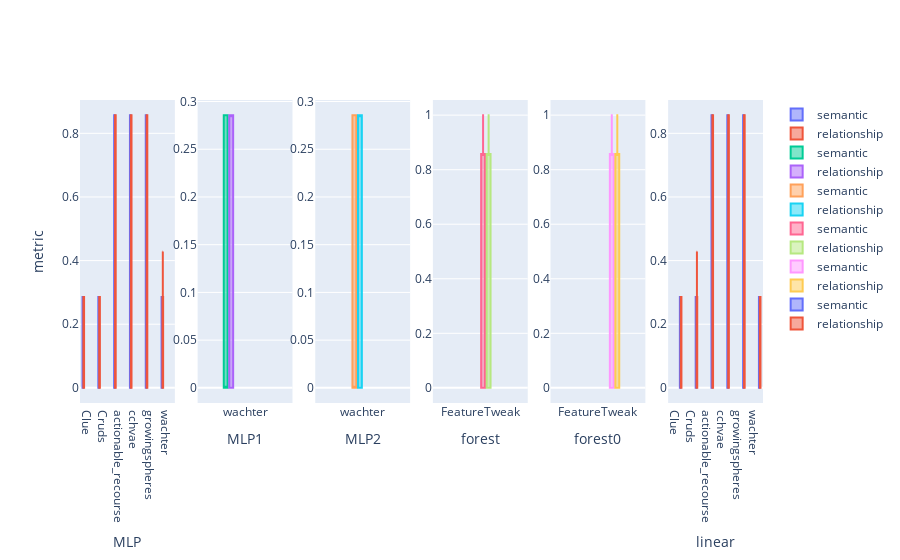

Notebook code cell kept with this figure:
### Markdown cell above
# Splitted Up According to DatasetType

### Code cell
#Credit 
from plotly.subplots import make_subplots
import plotly.graph_objects as go
import plotly.graph_objects as go
import numpy as np
np.random.seed(1)
data= df[df['dataset']=='credit']
i=1
fig = make_subplots(rows=1, cols=len(np.unique(data['model'])))#fig = go.Figure()
for a in np.unique(data['model']):
    d= data[data['model']==a].sort_values('CF')
    fig.add_trace(go.Box(x=d["CF"], y=d["semantic"], name='semantic'),row=1, col=i )
    fig.add_trace(go.Box(x=d["CF"], y=d["correct_relationships"],name='relationship'),row=1, col=i )
    fig.update_xaxes(title_text=f"{a}", row=1, col=i)
    i=i+1
    

fig.update_layout(
    yaxis_title='metric',
    boxmode='group' # group together boxes of the different traces for each value of x
)

fig.show()

### Figure 1 — Plotly figure (JSON) as saved in the notebook; plotly's stock layout.template omitted (floating-point values rounded to 4 significant figures; data arrays with more than 128 entries replaced by an {"elided": "..."} marker saying what was removed)
{"data": [{"name": "semantic", "type": "box", "x": {"elided": "436 str values"}, "xaxis": "x", "y": {"elided": "436 float values"}, "yaxis": "y"}, {"name": "relationship", "type": "box", "x": {"elided": "436 str values"}, "xaxis": "x", "y": {"elided": "436 float values"}, "yaxis": "y"}, {"name": "semantic", "type": "box", "x": ["wachter", "wachter", "wachter", "wachter", "wachter", "wachter", "wachter", "wachter", "wachter", "wachter", "wachter", "wachter", "wachter", "wachter", "wachter", "wachter", "wachter", "wachter", "wachter", "wachter", "wachter", "wachter", "wachter", "wachter", "wachter", "wachter", "wachter", "wachter", "wachter", "wachter", "wachter", "wachter", "wachter", "wachter", "wachter", "wachter", "wachter", "wachter", "wachter", "wachter", "wachter", "wachter", "wachter", "wachter", "wachter", "wachter", "wachter", "wachter", "wachter", "wachter", "wachter", "wachter", "wachter", "wachter", "wachter", "wachter", "wachter", "wachter", "wachter", "wachter", "wachter", "wachter", "wachter", "wachter", "wachter", "wachter", "wachter", "wachter", "wachter", "wachter", "wachter", "wachter", "wachter", "wachter", "wachter", "wachter", "wachter", "wachter", "wachter", "wachter", "wachter", "wachter", "wachter", "wachter", "wachter", "wachter", "wachter", "wachter", "wachter", "wachter", "wachter"], "xaxis": "x2", "y": [0, 0.2857, 0.2857, 0.2857, 0.2857, 0.2857, 0.2857, 0.2857, 0.2857, 0.2857, 0.2857, 0.2857, 0.2857, 0.2857, 0.2857, 0.2857, 0.2857, 0.2857, 0.2857, 0.2857, 0.2857, 0.2857, 0.2857, 0.2857, 0.2857, 0.2857, 0.2857, 0.2857, 0.2857, 0.2857, 0.2857, 0.2857, 0.2857, 0.2857, 0.2857, 0.2857, 0.2857, 0.2857, 0.2857, 0.2857, 0.2857, 0.2857, 0.2857, 0.2857, 0.2857, 0, 0, 0, 0, 0, 0, 0, 0, 0, 0, 0, 0, 0, 0, 0, 0, 0, 0, 0, 0, 0, 0, 0, 0, 0, 0, 0, 0, 0, 0, 0, 0, 0, 0, 0, 0, 0, 0, 0, 0, 0, 0, 0, 0, 0, 0.2857], "yaxis": "y2"}, {"name": "relationship", "type": "box", "x": ["wachter", "wachter", "wachter", "wachter", "wachter", "wachter", "wachter", "wachter", "wachter", "wachter", "wachter", "wachter", "wachter", "wachter", "wachter", "wachter", "wachter", "wachter", "wachter", "wachter", "wachter", "wachter", "wachter", "wachter", "wachter", "wachter", "wachter", "wachter", "wachter", "wachter", "wachter", "wachter", "wachter", "wachter", "wachter", "wachter", "wachter", "wachter", "wachter", "wachter", "wachter", "wachter", "wachter", "wachter", "wachter", "wachter", "wachter", "wachter", "wachter", "wachter", "wachter", "wachter", "wachter", "wachter", "wachter", "wachter", "wachter", "wachter", "wachter", "wachter", "wachter", "wachter", "wachter", "wachter", "wachter", "wachter", "wachter", "wachter", "wachter", "wachter", "wachter", "wachter", "wachter", "wachter", "wachter", "wachter", "wachter", "wachter", "wachter", "wachter", "wachter", "wachter", "wachter", "wachter", "wachter", "wachter", "wachter", "wachter", "wachter", "wachter", "wachter"], "xaxis": "x2", "y": [0, 0.2857, 0.2857, 0.2857, 0.2857, 0.2857, 0.2857, 0.2857, 0.2857, 0.2857, 0.2857, 0.2857, 0.2857, 0.2857, 0.2857, 0.2857, 0.2857, 0.2857, 0.2857, 0.2857, 0.2857, 0.2857, 0.2857, 0.2857, 0.2857, 0.2857, 0.2857, 0.2857, 0.2857, 0.2857, 0.2857, 0.2857, 0.2857, 0.2857, 0.2857, 0.2857, 0.2857, 0.2857, 0.2857, 0.2857, 0.2857, 0.2857, 0.2857, 0.2857, 0.2857, 0.2857, 0, 0, 0, 0, 0, 0, 0, 0, 0, 0, 0, 0, 0, 0, 0, 0, 0, 0, 0, 0, 0, 0, 0, 0, 0, 0, 0, 0, 0, 0, 0, 0, 0, 0, 0, 0, 0, 0, 0, 0, 0, 0, 0, 0, 0.2857], "yaxis": "y2"}, {"name": "semantic", "type": "box", "x": ["wachter", "wachter", "wachter", "wachter", "wachter", "wachter", "wachter", "wachter", "wachter", "wachter", "wachter", "wachter", "wachter", "wachter", "wachter", "wachter", "wachter", "wachter", "wachter", "wachter", "wachter", "wachter", "wachter", "wachter", "wachter", "wachter", "wachter", "wachter", "wachter", "wachter", "wachter", "wachter", "wachter", "wachter", "wachter", "wachter", "wachter", "wachter", "wachter", "wachter", "wachter", "wachter", "wachter", "wachter", "wachter", "wachter", "wachter", "wachter", "wachter", "wachter", "wachter", "wachter", "wachter", "wachter", "wachter", "wachter", "wachter", "wachter", "wachter", "wachter", "wachter", "wachter", "wachter", "wachter", "wachter", "wachter", "wachter", "wachter", "wachter", "wachter", "wachter", "wachter", "wachter", "wachter", "wachter", "wachter", "wachter", "wachter", "wachter", "wachter", "wachter"], "xaxis": "x3", "y": [0, 0.2857, 0.2857, 0.2857, 0.2857, 0.2857, 0.2857, 0.2857, 0.2857, 0.2857, 0.2857, 0.2857, 0.2857, 0.2857, 0.2857, 0.2857, 0.2857, 0.2857, 0.2857, 0.2857, 0.2857, 0.2857, 0.2857, 0.2857, 0.2857, 0.2857, 0.2857, 0.2857, 0.2857, 0.2857, 0.2857, 0.2857, 0.2857, 0.2857, 0.2857, 0.2857, 0.2857, 0.2857, 0.2857, 0.2857, 0, 0, 0, 0, 0, 0, 0, 0, 0, 0, 0, 0, 0, 0, 0, 0, 0, 0, 0, 0, 0, 0, 0, 0, 0, 0, 0, 0, 0, 0, 0, 0, 0, 0, 0, 0, 0, 0, 0, 0, 0.2857], "yaxis": "y3"}, {"name": "relationship", "type": "box", "x": ["wachter", "wachter", "wachter", "wachter", "wachter", "wachter", "wachter", "wachter", "wachter", "wachter", "wachter", "wachter", "wachter", "wachter", "wachter", "wachter", "wachter", "wachter", "wachter", "wachter", "wachter", "wachter", "wachter", "wachter", "wachter", "wachter", "wachter", "wachter", "wachter", "wachter", "wachter", "wachter", "wachter", "wachter", "wachter", "wachter", "wachter", "wachter", "wachter", "wachter", "wachter", "wachter", "wachter", "wachter", "wachter", "wachter", "wachter", "wachter", "wachter", "wachter", "wachter", "wachter", "wachter", "wachter", "wachter", "wachter", "wachter", "wachter", "wachter", "wachter", "wachter", "wachter", "wachter", "wachter", "wachter", "wachter", "wachter", "wachter", "wachter", "wachter", "wachter", "wachter", "wachter", "wachter", "wachter", "wachter", "wachter", "wachter", "wachter", "wachter", "wachter"], "xaxis": "x3", "y": [0, 0.2857, 0.2857, 0.2857, 0.2857, 0.2857, 0.2857, 0.2857, 0.2857, 0.2857, 0.2857, 0.2857, 0.2857, 0.2857, 0.2857, 0.2857, 0.2857, 0.2857, 0.2857, 0.2857, 0.2857, 0.2857, 0.2857, 0.2857, 0.2857, 0.2857, 0.2857, 0.2857, 0.2857, 0.2857, 0.2857, 0.2857, 0.2857, 0.2857, 0.2857, 0.2857, 0.2857, 0.2857, 0.2857, 0.2857, 0.2857, 0, 0, 0, 0, 0, 0, 0, 0, 0, 0, 0, 0, 0, 0, 0, 0, 0, 0, 0, 0, 0, 0, 0, 0, 0, 0, 0, 0, 0, 0, 0, 0, 0, 0, 0, 0, 0, 0, 0, 0.2857], "yaxis": "y3"}, {"name": "semantic", "type": "box", "x": ["FeatureTweak", "FeatureTweak", "FeatureTweak", "FeatureTweak", "FeatureTweak", "FeatureTweak", "FeatureTweak", "FeatureTweak", "FeatureTweak", "FeatureTweak", "FeatureTweak", "FeatureTweak", "FeatureTweak", "FeatureTweak", "FeatureTweak", "FeatureTweak", "FeatureTweak", "FeatureTweak", "FeatureTweak", "FeatureTweak", "FeatureTweak", "FeatureTweak", "FeatureTweak", "FeatureTweak", "FeatureTweak", "FeatureTweak", "FeatureTweak", "FeatureTweak", "FeatureTweak", "FeatureTweak", "FeatureTweak", "FeatureTweak", "FeatureTweak"], "xaxis": "x4", "y": [1, 0.8571, 0.8571, 0.8571, 0.8571, 0.8571, 0.8571, 0.8571, 0.8571, 0.8571, 0.8571, 0.8571, 0.8571, 0.8571, 0.8571, 0.8571, 0, 0, 1, 0, 0, 0, 0, 1, 1, 0, 0, 0, 1, 1, 0, 1, 0.8571], "yaxis": "y4"}, {"name": "relationship", "type": "box", "x": ["FeatureTweak", "FeatureTweak", "FeatureTweak", "FeatureTweak", "FeatureTweak", "FeatureTweak", "FeatureTweak", "FeatureTweak", "FeatureTweak", "FeatureTweak", "FeatureTweak", "FeatureTweak", "FeatureTweak", "FeatureTweak", "FeatureTweak", "FeatureTweak", "FeatureTweak", "FeatureTweak", "FeatureTweak", "FeatureTweak", "FeatureTweak", "FeatureTweak", "FeatureTweak", "FeatureTweak", "FeatureTweak", "FeatureTweak", "FeatureTweak", "FeatureTweak", "FeatureTweak", "FeatureTweak", "FeatureTweak", "FeatureTweak", "FeatureTweak"], "xaxis": "x4", "y": [1, 0.8571, 0.8571, 0.8571, 0.8571, 0.8571, 0.8571, 0.8571, 0.8571, 0.8571, 0.8571, 0.8571, 0.8571, 0.8571, 0.8571, 0.8571, 0.8571, 0, 1, 0, 0, 0, 1, 0, 0, 1, 1, 0, 0, 1, 1, 0, 0.8571], "yaxis": "y4"}, {"name": "semantic", "type": "box", "x": ["FeatureTweak", "FeatureTweak", "FeatureTweak", "FeatureTweak", "FeatureTweak", "FeatureTweak", "FeatureTweak", "FeatureTweak", "FeatureTweak", "FeatureTweak", "FeatureTweak", "FeatureTweak", "FeatureTweak", "FeatureTweak", "FeatureTweak", "FeatureTweak", "FeatureTweak", "FeatureTweak", "FeatureTweak", "FeatureTweak", "FeatureTweak", "FeatureTweak", "FeatureTweak", "FeatureTweak", "FeatureTweak", "FeatureTweak", "FeatureTweak", "FeatureTweak", "FeatureTweak", "FeatureTweak", "FeatureTweak", "FeatureTweak", "FeatureTweak"], "xaxis": "x5", "y": [1, 0.8571, 0.8571, 0.8571, 0.8571, 0.8571, 0.8571, 0.8571, 0.8571, 0.8571, 0.8571, 0.8571, 0.8571, 0.8571, 0.8571, 0.8571, 0, 0, 1, 0, 0, 0, 0, 1, 1, 0, 0, 0, 1, 1, 0, 1, 0.8571], "yaxis": "y5"}, {"name": "relationship", "type": "box", "x": ["FeatureTweak", "FeatureTweak", "FeatureTweak", "FeatureTweak", "FeatureTweak", "FeatureTweak", "FeatureTweak", "FeatureTweak", "FeatureTweak", "FeatureTweak", "FeatureTweak", "FeatureTweak", "FeatureTweak", "FeatureTweak", "FeatureTweak", "FeatureTweak", "FeatureTweak", "FeatureTweak", "FeatureTweak", "FeatureTweak", "FeatureTweak", "FeatureTweak", "FeatureTweak", "FeatureTweak", "FeatureTweak", "FeatureTweak", "FeatureTweak", "FeatureTweak", "FeatureTweak", "FeatureTweak", "FeatureTweak", "FeatureTweak", "FeatureTweak"], "xaxis": "x5", "y": [1, 0.8571, 0.8571, 0.8571, 0.8571, 0.8571, 0.8571, 0.8571, 0.8571, 0.8571, 0.8571, 0.8571, 0.8571, 0.8571, 0.8571, 0.8571, 0.8571, 0, 1, 0, 0, 0, 1, 0, 0, 1, 1, 0, 0, 1, 1, 0, 0.8571], "yaxis": "y5"}, {"name": "semantic", "type": "box", "x": {"elided": "496 str values"}, "xaxis": "x6", "y": {"elided": "496 float values"}, "yaxis": "y6"}, {"name": "relationship", "type": "box", "x": {"elided": "496 str values"}, "xaxis": "x6", "y": {"elided": "496 float values"}, "yaxis": "y6"}], "layout": {"boxmode": "group", "xaxis": {"anchor": "y", "domain": [0, 0.1389], "title": {"text": "MLP"}}, "xaxis2": {"anchor": "y2", "domain": [0.1722, 0.3111], "title": {"text": "MLP1"}}, "xaxis3": {"anchor": "y3", "domain": [0.3444, 0.4833], "title": {"text": "MLP2"}}, "xaxis4": {"anchor": "y4", "domain": [0.5167, 0.6556], "title": {"text": "forest"}}, "xaxis5": {"anchor": "y5", "domain": [0.6889, 0.8278], "title": {"text": "forest0"}}, "xaxis6": {"anchor": "y6", "domain": [0.8611, 1], "title": {"text": "linear"}}, "yaxis": {"anchor": "x", "domain": [0, 1], "title": {"text": "metric"}}, "yaxis2": {"anchor": "x2", "domain": [0, 1]}, "yaxis3": {"anchor": "x3", "domain": [0, 1]}, "yaxis4": {"anchor": "x4", "domain": [0, 1]}, "yaxis5": {"anchor": "x5", "domain": [0, 1]}, "yaxis6": {"anchor": "x6", "domain": [0, 1]}}}
